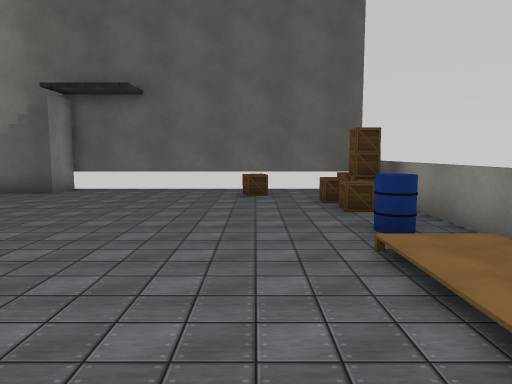
[1] (above)

15 first-person views from a walk through a world built for the Webots simulator. The camera is 1.2 m above the floor, tilts 6° down and sees 70° across. Doors are drawn as open doorways. The floor is counted in squares, 1 m on a side. Each view is taken from the middle of a square. On the plan, view 1 faces up. The plan holds only what a view shows up to about 14 squares ahead; the rest is blank. Robots are left out. Webots' stock objects and surfaces are drawn as simple stand-ins.

[2]
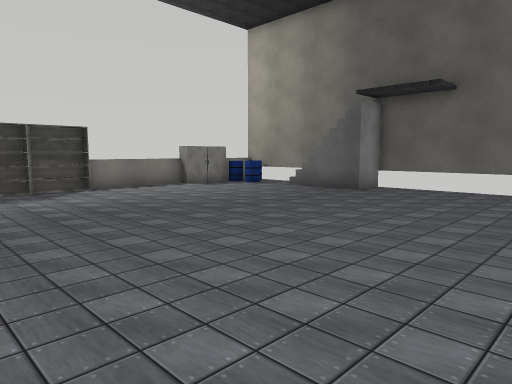

[3]
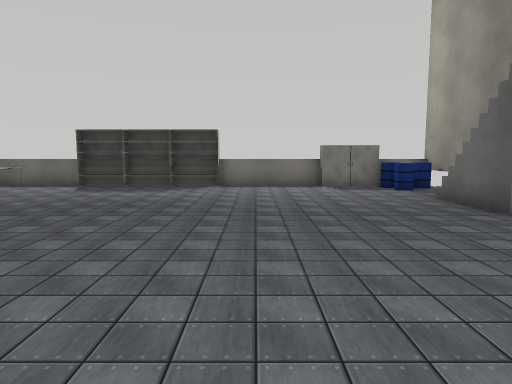

[4]
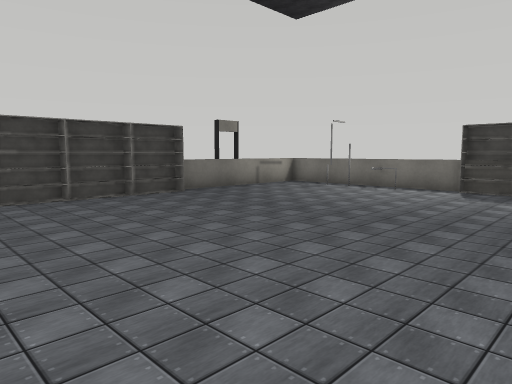

[5]
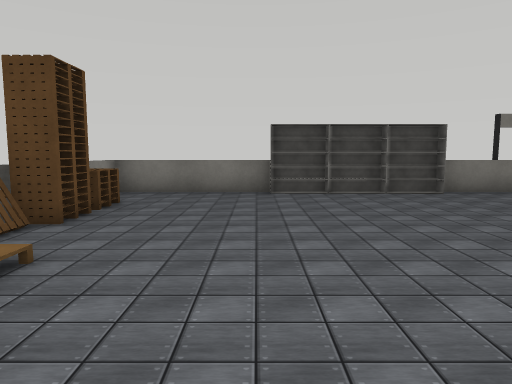

[6]
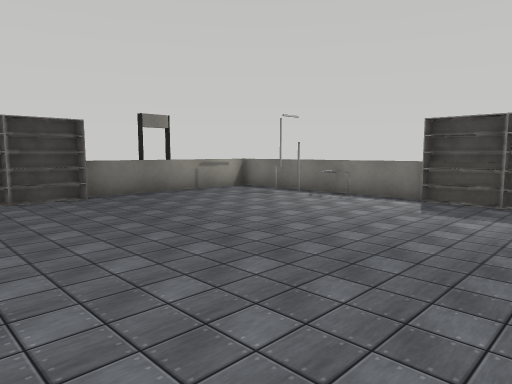

[7]
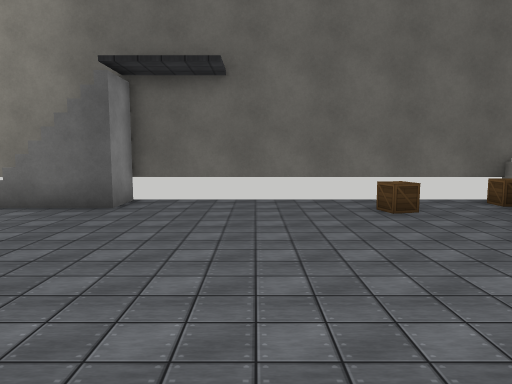

[8]
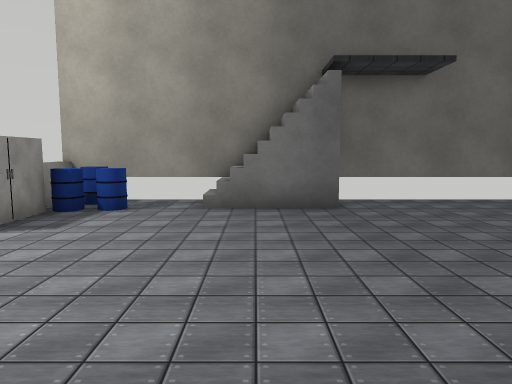

[9]
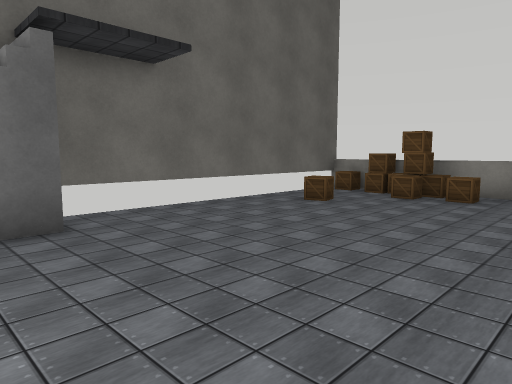

[10]
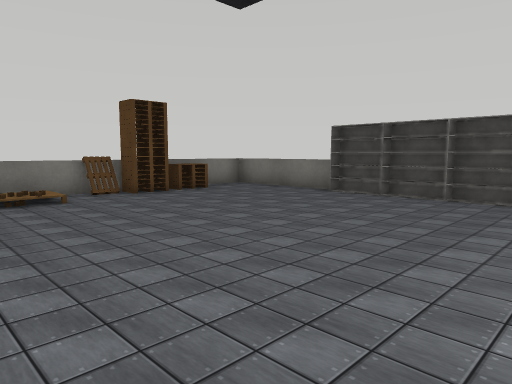

[11]
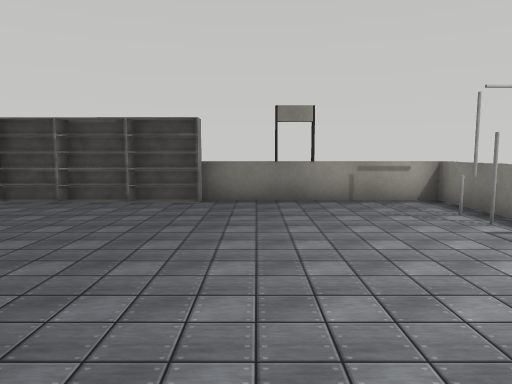

[12]
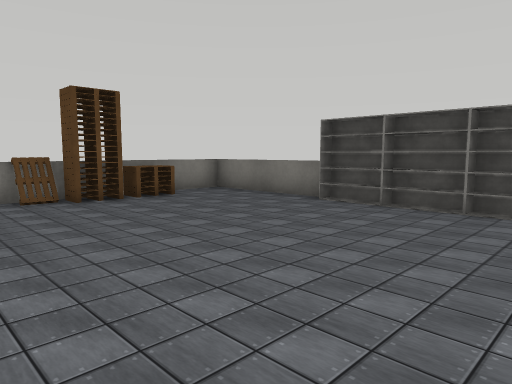

[13]
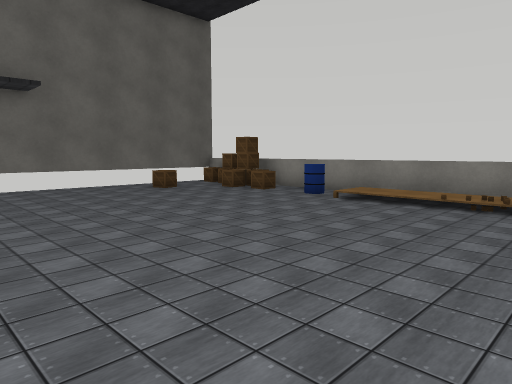

[14]
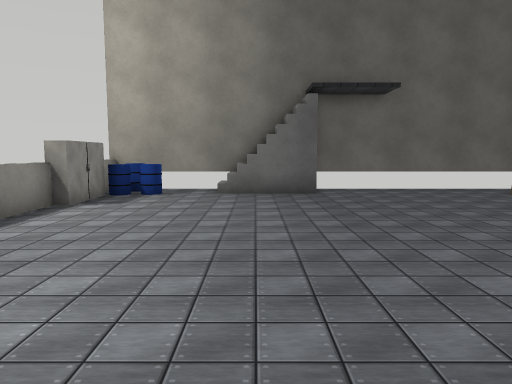

[15]
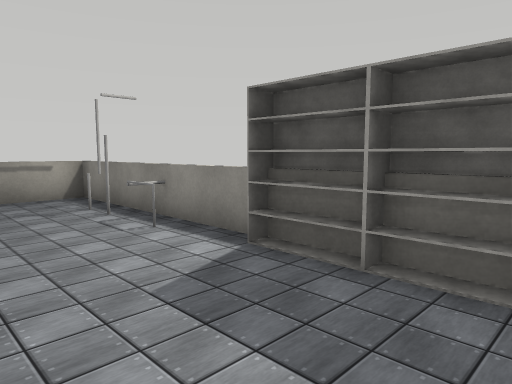

### Floor plan
Points are (right, up) in squares from view 1. A wall is a line through its corners. A room is listed if a view was taken in it or the views show most of it. See-through windows are left out.
Room 1 (views 1, 2, 3, 4, 5, 6, 7, 8, 9, 10, 11, 12, 13, 14, 15)
walls: (3.4, 12.4) (-13, 12.4); (-12.7, -7.4) (-6.5, -7.4)
low walls: (-12.7, 3.6) (-12.7, 2.4); (-12.7, 1.6) (-12.7, 0.5); (-12.7, -0.4) (-12.7, -7.4); (-12.7, 8.5) (-12.7, 4.4); (-1.5, -7.4) (3.4, -7.4) (3.4, 12.4); (-12.7, 12.5) (-12.7, 10.5)
ways out: open door at (-9, -7.5); open door at (-5, 12.5)
objects: shelf (-13, 0); shelf (-13, 2); shelf (-13, 4); cabinet (-13, 9) to (-13, 10); grey pole (-12, -5); grey pole (-12, -4); other object (-12, -3); other object (-12, -2); barrel (-12, 11); barrel (-12, 12); barrel (-11, 11); stairs (-9, 11) to (-6, 12); shelf (-6, -7) to (-5, -7); shelf (-4, -7); shelf (-3, -7) to (-2, -7); wooden box (0, 10) to (0, 11); other object (2, 1); barrel (2, 6); wooden box (2, 8); wooden box (2, 9); stack of pallets (3, -5) to (3, -4); stack of pallets (3, -3); pallet (3, -2) to (3, -1); other object (3, 8); wooden box (3, 9); other object (3, 10); wooden box (3, 11) to (3, 12)

Positions as (right, up) in squares from view 1, and headings:
1: (0, 0), facing up
2: (0, 0), facing up-left
3: (1, 6), facing left
4: (0, 3), facing down-left
5: (-1, 4), facing down
6: (-3, 3), facing down-left
7: (-3, 3), facing up
8: (-8, 3), facing up
9: (-8, 5), facing up-right
10: (-8, 3), facing down-right
11: (-8, 2), facing down
12: (-7, 1), facing down-right
13: (-7, -1), facing up-right
14: (-8, 0), facing up
15: (-9, 3), facing down-left
